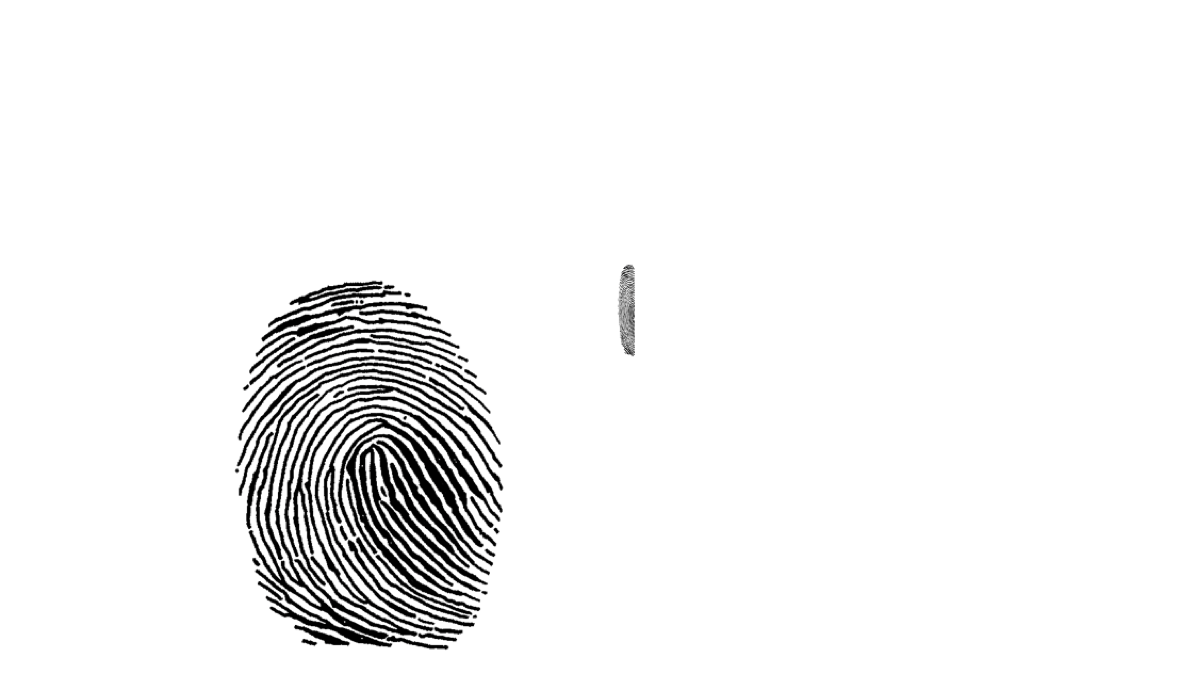
#> input picture fingerprint.png, 1193 x 674 px
$ python sample.py
#> lines starting #> are read from the running program, lines starting #| are printed output that depends on the picture
import cv2
import sys
import numpy as np

input_file = input("Enter input filename with its extension: ")
#> the answer given: fingerprint.png
#> further down, im is the input picture: shape (674, 1193, 3); mean B, G, R 243, 243, 243
try:
    name, ext = input_file.split('.')
except ValueError:
    print("Please try again with the correct file name including its extension.")
    sys.exit(1)
output_file = name + "_cropped." + ext


def find_keeps(non_empty):
    """
    Takes ndarray of increasing index.
    A jump in these indices suggests a location of smudge.
    Returns cleaned up ndarray to keep only by excluding the location of smudges.
    """
    idx_left = []
    idx_right = []

    # one way to spot a smudge is if consecutive indices "jump"
    for i in range(len(non_empty) - 1):
        if non_empty[i + 1] - non_empty[i] > 10:
            # save separately depending on the first or last half of the indices
            if i <= len(non_empty) / 2:
                idx_left.append(i)
            else:
                idx_right.append(i)
    # if on the first half the indices, its max is where valid index starts
    if idx_left:
        ml = non_empty[max(idx_left)]
    else:
        ml = min(non_empty)

    if idx_right:
        mr = non_empty[min(idx_right)]
    else:
        mr = max(non_empty)

    return ml, mr


def crop_im(im, padding=0.012):
    """
    Takes cv2 image, im, and padding % as a float, padding,
    and returns cropped image.
    """
#> called with padding = 0.012

    bw = cv2.cvtColor(im, cv2.COLOR_BGR2GRAY)
    rows, cols = bw.shape
#> rows = 674; cols = 1193

    row_padding = int(rows * padding)
#> row_padding = 8
    col_padding = int(cols * padding)
#> col_padding = 14

    # use mean to gauge the amount of "whiteness" (the closer the mean to 255, the more white spaces it has)
    non_empty_columns = np.where(bw.mean(axis=0) < 253)[0]
#> non_empty_columns = 282 values from 237 to 634
    non_empty_rows = np.where(bw.mean(axis=1) < 253)[0]
#> non_empty_rows = 368 values from 281 to 648

    ml, mr = find_keeps(non_empty_columns)
#> after the loop in find_keeps, `for i in range(len(non_empty) - 1):`: idx_left = []; idx_right = [265]
#> in find_keeps, `ml = min(non_empty)`: ml = 237
#> in find_keeps, `mr = non_empty[min(idx_right)]`: mr = 502
#> ml = 237; mr = 502
    mt, mb = find_keeps(non_empty_rows)
#> mt = 281; mb = 648

    # crop the original image, applying appropriate paddings
    cropped = im[max(mt - row_padding, 0):min(mb + row_padding, rows),
              max(ml - col_padding, 0):min(mr + col_padding, cols), :]
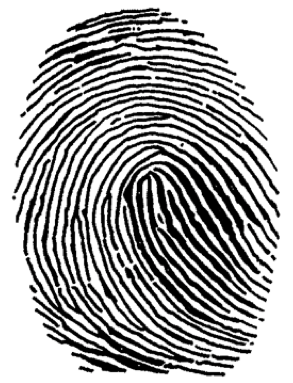
#> cropped: shape (383, 293, 3); mean B, G, R 169.9, 169.9, 170

    return cropped


im = cv2.imread(input_file)
cropped = crop_im(im)
cv2.imwrite(output_file, cropped)
print(f"Successfully created {output_file}")
